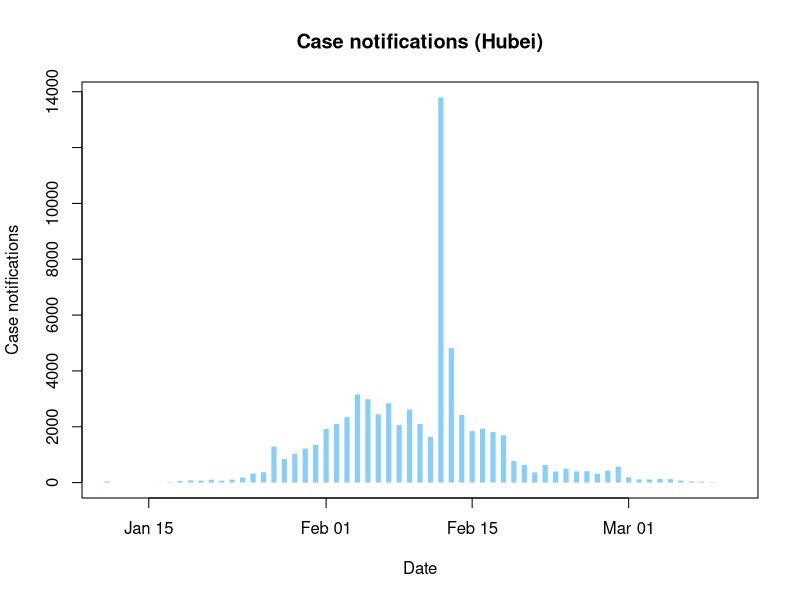
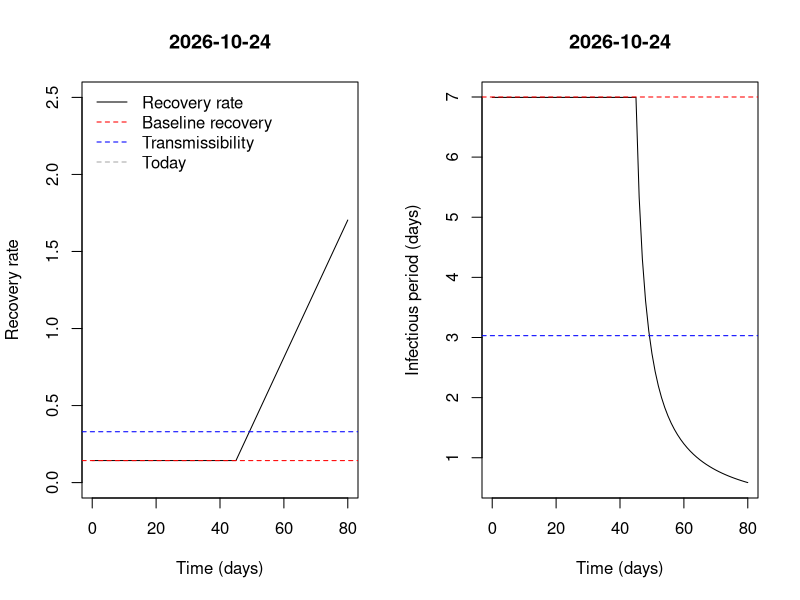
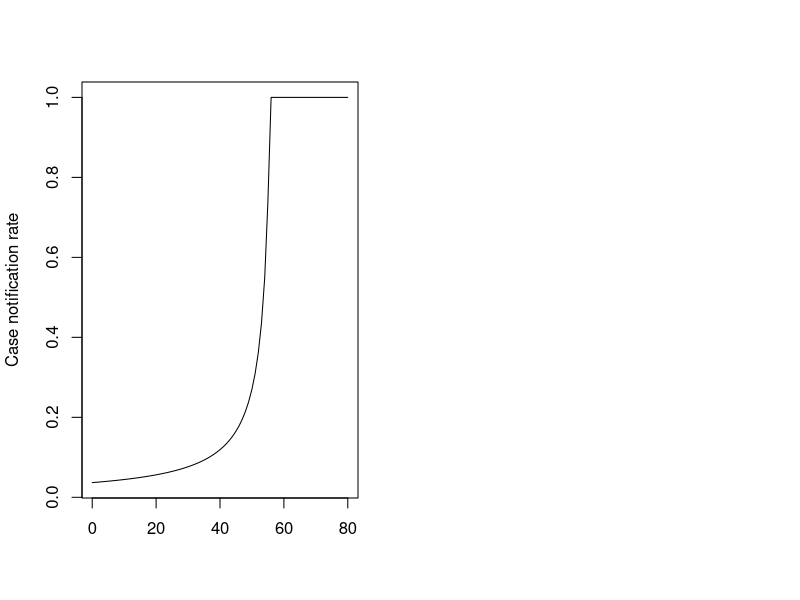

These figures' R source, in order: (Note: a time limit stopped this script after it produced the figures.)


## ----notifications-------------------------------------------------------
today <- Sys.Date()
start <- as.Date('12/01/2019',format='%m/%d/%Y')
today.day <- today - start + 1
#data <- read.csv('china-province-data - cases.csv')
data <- read.csv('china-province-data - wikipedia-cases.csv')
  data[,1] <- as.Date(as.character(data[,1]), format='%m-%d-%Y')
  names(data)[1] <- 'date'


data.province <- data #head(data,-3)
#data.province$date <- as.Date(data.province$Date, format='%m-%d-%Y')
data.province[is.na(data.province)] <- 0
#data.province$total <- rowSums(data.province[,3:35])
data.province$total <- rowSums(data.province[,c(2:32)])
data.province$day <- data.province$date - start + 1  # Day 1 is given by "start"
data.province$cum.cases <- cumsum(data.province$total)

plot(data.province$date, data.province$Hubei, type='h', lwd=5, col='lightskyblue',
     lend='butt', xlab='Date', ylab='Case notifications', main='Case notifications (Hubei)')


## ----onestep-------------------------------------------------------------
onestep <- function (x, params) {  #function to calculate one step of stochastic SIR
  
  S <- x[2]                            #local variable for susceptibles
  
  E1 <- x[3]                           #exposed classes
  E2 <- x[4]
  E3 <- x[5]
  E4 <- x[6]
  E5 <- x[7]
  E6 <- x[8]
  
  I1 <- x[9]                           #detected infectious classes
  I2 <- x[10]
  I3 <- x[11]
  I4 <- x[12]
  
  Iu1 <- x[13]                           #undetected infectious classes
  Iu2 <- x[14]
  Iu3 <- x[15]
  Iu4 <- x[16]
  
  I.detected <-I1+I2+I3+I4
  I.undetected <- Iu1+Iu2+Iu3+Iu4
  I <- I1+I2+I3+I4+Iu1+Iu2+Iu3+Iu4     #total infections
  
  H <- x[17]                           #local variable for hospitalized
  Ru <- x[18]                          #local variable for undetected recovereds
  
  C <- x[19]    # local variable for notifications
 
  N <- S+E1+E2+E3+E4+E5+E6+I1+I2+I3+I4+Iu1+Iu2+Iu3+Iu4+H+Ru          # total size of population
  
  t <- x[20]                          #get current time
  
  
  with(                                #use with to simplify code
       as.list(params), 
       {
         gammai <- 4*gamma(z=z, b=b, a0=a0, t=as.numeric(t))  # multiplier 4 for pseudo stages
         sigmai <- 6*sigma  # multiplier 6 for pseudo stages
         etat <- eta(t)
        # betat <- beta(beta0, t)

         rates <- as.numeric(c(beta0*I.detected/N+beta0*c*I.undetected/N,                           # movements out of S
                    sigmai, sigmai, sigmai, sigmai, sigmai, sigmai,   # movements out of E
                    gammai, gammai, gammai, gammai,                   # movements out of I (detected)
                    b, b, b, b,                                       # movements out of I (undetected)
                    etat))

         states0 <- x[2:(length(x)-1)]
         
         # transition probabilities
         
         p <- matrix(0, nrow=length(rates),ncol=length(states0))                                     # matrix to hold transitions probs
                
         p[1,]  <- c(exp(-rates[1]*dt),1-exp(-rates[1]*dt), 0, 0, 0, 0, 0, 0, 0, 0, 0, 0, 0, 0, 0, 0, 0, 0)   # S-> E
         
         p[2,]  <- c(0, exp(-rates[2]*dt), 1-exp(-rates[2]*dt), 0, 0, 0, 0, 0, 0, 0, 0, 0, 0, 0, 0, 0, 0, 0)    # Transitions out of E
         p[3,]  <- c(0, 0, exp(-rates[3]*dt), 1-exp(-rates[3]*dt), 0, 0, 0, 0, 0, 0, 0, 0, 0, 0, 0, 0, 0, 0)    # Transitions out of E
         p[4,]  <- c(0, 0, 0, exp(-rates[4]*dt), 1-exp(-rates[4]*dt), 0, 0, 0, 0, 0, 0, 0, 0, 0, 0, 0, 0, 0)    # Transitions out of E
         p[5,]  <- c(0, 0, 0, 0, exp(-rates[5]*dt), 1-exp(-rates[5]*dt), 0, 0, 0, 0, 0, 0, 0, 0, 0, 0, 0, 0)    # Transitions out of E
         p[6,]  <- c(0, 0, 0, 0, 0, exp(-rates[6]*dt), 1-exp(-rates[6]*dt), 0, 0, 0, 0, 0, 0, 0, 0, 0, 0, 0)    # Transitions out of E
         p[7,]  <- c(0, 0, 0, 0, 0, 0, exp(-rates[7]*dt), (1-exp(-rates[7]*dt))*q(t,w), 0, 0, 0, (1-exp(-rates[7]*dt))*(1-q(t,w)), 0, 0, 0, 0, 0, 0)    # Transitions out of E
         
         p[8,]  <- c(0, 0, 0, 0, 0, 0, 0, exp(-rates[8]*dt), 1-exp(-rates[8]*dt), 0, 0, 0, 0, 0, 0, 0, 0, 0)    # Transitions out of I (detected)
         p[9,]  <- c(0, 0, 0, 0, 0, 0, 0, 0, exp(-rates[9]*dt), 1-exp(-rates[9]*dt), 0, 0, 0, 0, 0, 0, 0, 0)    # Transitions out of I
         p[10,] <- c(0, 0, 0, 0, 0, 0, 0, 0, 0, exp(-rates[10]*dt), 1-exp(-rates[10]*dt), 0, 0, 0, 0, 0, 0, 0)  # Transitions out of I
         p[11,] <- c(0, 0, 0, 0, 0, 0, 0, 0, 0, 0, exp(-rates[11]*dt), 0, 0, 0, 0, 1-exp(-rates[11]*dt), 0, 0)  # Transitions out of I -> H
         
         p[12,]  <- c(0, 0, 0, 0, 0, 0, 0, 0, 0, 0, 0,  exp(-rates[12]*dt), 1-exp(-rates[12]*dt), 0, 0, 0, 0, 0)    # Transitions out of I (undetected)
         p[13,]  <- c(0, 0, 0, 0, 0, 0, 0, 0, 0, 0, 0, 0,  exp(-rates[13]*dt), 1-exp(-rates[13]*dt), 0, 0, 0, 0)    # Transitions out of I
         p[14,] <- c(0, 0, 0, 0, 0, 0, 0, 0, 0, 0, 0, 0, 0,  exp(-rates[14]*dt), 1-exp(-rates[14]*dt), 0, 0, 0)  # Transitions out of I
         p[15,] <- c(0, 0, 0, 0, 0, 0, 0, 0, 0, 0, 0, 0, 0, 0,  exp(-rates[15]*dt), 0, 1-exp(-rates[15]*dt), 0)  # Transitions out of I -> R_u

          
         p[16,] <- c(0, 0, 0, 0, 0, 0, 0, 0, 0, 0, 0, 0, 0, 0, 0, exp(-rates[16]*dt), 0, 1-exp(-rates[16]*dt))  # Transitions R_d -> to C (notification)

         # update states
         
         states1 <- matrix(0, nrow=length(rates),ncol=length(states0))                                # matrix to hold future states

         for(i in 1:length(rates)){
           states1[i,] <- t(rmultinom(1, states0[i], p[i,])) 
         }
         
         states1 <- colSums(states1)
         states1[17] <- states1[17]+Ru  #add formerly Recovered undetected cases
         states1[18] <- states1[18]+C  #add formerly notified cases
         
         return(x <- c(dt, states1, tail(x,1)+dt))
       }
       )
}


## ----model---------------------------------------------------------------
model <- function (x, params, nstep) {  #function to simulate stochastic SIR
  output <- array(dim=c(nstep+1,length(x)))         #set up array to store results
  colnames(output) <- c("time","S",
                        "E1", "E2", "E3", "E4", "E5", "E6",
                        "I1", "I2", "I3", "I4", "Iu1", "Iu2", "Iu3", "Iu4",
                        "H", "Ru", "C", "cum.time") #name variables
  output[1,] <- x                           #first record of output is initial condition
  for (k in 1:nstep) {                      #iterate for nstep steps
    output[k+1,] <- x <- as.numeric(onestep(x,params))
  }
  output                                    #return output
}


## ----evaluate------------------------------------------------------------
evaluate.model <- function(params=list(beta0=0.657, sigma=1/6.4, z=45, b=0.143, a0=0.0446, w=40, c=1,  dt=0.05),
                                       init = list(S=59002000, E1=0, E2=0, E3=0, E4=0, E5=6, E6=0,
                                                   I1 = 1, I2= 0, I3=0, I4=0, Iu1=0, Iu2=0, Iu3=0, Iu4=0,
                                                   H=0, Ru=0, C=0),
                           nsims=2, nstep=NULL, start=as.Date("2019-12-01"),today=Sys.Date()){
  
  #popn size of Wuhan 11081000
  #popn size of Hubei 59002000
  if(is.null(nstep)) nstep <- (as.numeric(today-start)+1+14)/params$dt #run simulation from start to current time plus two weeks

  xstart <- c(time=0, unlist(init), cum.time = 0) #initial conditions

  data <- vector(mode='list',length=nsims) #initialize list to store the output

  for (k in 1:nsims) {              #simulate nsims times
    data[[k]] <- as.data.frame(model(xstart,params,nstep))
    data[[k]]$cum.time <- cumsum(data[[k]]$time)
    
  }

  return(data)
}


## ----plot-function-------------------------------------------------------
plot.model <- function(data, log='y'){
  
  # process data
  nsims <- length(data)
 
  for(i in 1:nsims) data[[i]]$I <- data[[i]]$I1 + data[[i]]$I2 + data[[i]]$I3 +
      data[[i]]$I4
  for(i in 1:nsims) data[[i]]$Iu <- data[[i]]$Iu1 + data[[i]]$Iu2 + data[[i]]$Iu3 +
      data[[i]]$Iu4
  for(i in 1:nsims) data[[i]]$E <- data[[i]]$E1 + data[[i]]$E2 + data[[i]]$E3 +
      data[[i]]$E4 + data[[i]]$E5 + data[[i]]$E6
  
  max.time<-data[[1]]$cum.time[max(which(data[[1]]$I>0))] #maximum time in first simulation
  max.y<-max(data[[1]]$C)       #find max total confirmed cases for plotting range
  
  # calculate means
  m1 <- m2 <- m3 <- m4 <- m5 <- matrix(nrow=length(data[[1]]$I), ncol=nsims)
  for(i in 1:nsims){
    m1[,i] <- data[[i]]$E
    m2[,i] <- data[[i]]$I+data[[i]]$Iu
   # m3[,i] <- data[[i]]$Iu
    m4[,i] <- data[[i]]$H
    m5[,i] <- data[[i]]$C
  }
  E.mean <- rowMeans(m1)
  I.mean <- rowMeans(m2)
 # Iu.mean <- rowMeans(m3)
  H.mean <- rowMeans(m4)
  C.mean <- rowMeans(m5)
  
  # colors
  E.col <- rgb(0,1,0,.25)
  I.col <- rgb(1,0,0,.25)
  Iu.col <- rgb(0.5, 0.5, 0, 0.25)
  H.col <- rgb(0,0,1,.25)
  C.col <- rgb(0,0,0,.25)
  E.mean.col <- rgb(0,1,0,1)
  I.mean.col <- rgb(1,0,0,1)
  Iu.mean.col <- rgb(0.5,0.5,0,1)
  H.mean.col <- rgb(0,0,1,1)
  C.mean.col <- rgb(0,0,0,1)
  
  #set up plot
  plot(I~cum.time,data=data[[1]],xlab='',ylab='Cases',col=1,
       xlim=c(0,max.time),ylim=c(1,max.y), type='n', lty=1, log=log, axes=FALSE) # set up plot
  
  # add data to plot
  day <- data.province$date - start
  lines(day, cumsum(data.province$Hubei), type='h', col='lightskyblue', lwd=3, lend='butt' )
  
  # plot spaghetti
  lines(E~cum.time,data=data[[1]], col=E.col, lty=1)
  lines(I+Iu~cum.time,data=data[[1]], col=I.col, lty=1)
 # lines(Iu~cum.time,data=data[[1]], col=Iu.col, lty=1)
  lines(H~cum.time,data=data[[1]], col=H.col, lty=1)
  lines(C~cum.time,data=data[[1]], col=C.col, lty=1, lwd=3)

 
  axis(1, at=seq(0,max.time,5), labels=format(start+seq(0,max.time,5), format= '%b %d'))
  axis(2)
  box()

  if(nsims > 1){
  for (k in 2:min(100,nsims)) {              #add multiple epidemics to plot
    lines(E~cum.time, data=data[[k]], col=E.col, type='l', lty=1)
    lines(I+Iu~cum.time, data=data[[k]], col=I.col, type='l', lty=1)
 #   lines(Iu~cum.time, data=data[[k]], col=Iu.col, type='l', lty=1)
    lines(H~cum.time, data=data[[k]], col=H.col, type='l', lty=1)
    lines(C~cum.time, data=data[[k]], col=C.col, type='l', lty=1, lwd=3)
  }
  
  # plot means
  lines(E.mean~cum.time, data=data[[k]], col=E.mean.col, lty=1)
  lines(I.mean~cum.time, data=data[[k]], col=I.mean.col, lty=1)  
#  lines(Iu.mean~cum.time, data=data[[k]], col=Iu.mean.col, lty=1)
  lines(H.mean~cum.time, data=data[[k]], col=H.mean.col, lty=1)
  lines(C.mean~cum.time, data=data[[k]], col=C.mean.col, lty=1)
  }

   legend('topleft', lty=c(1,1,1,1,1,1), lwd=c(1,1,1,1,3,3), bty='n', cex=0.75,
         col=c(E.col, I.col, H.col, C.col, 'lightskyblue'),
         legend=c('Latent cases', 'Infectious cases', 'Hospitalized', 
                  'Cumulative reported cases (Model)', 'Cumulative reported cases (Data)'))
}


## ----plot-function2------------------------------------------------------
plot.model2 <- function(data, log='y'){
  
  # process data
  nsims <- length(data)
 
  for(i in 1:nsims) data[[i]]$I <- data[[i]]$I1 + data[[i]]$I2 + data[[i]]$I3 +
      data[[i]]$I4
  for(i in 1:nsims) data[[i]]$Iu <- data[[i]]$Iu1 + data[[i]]$Iu2 + data[[i]]$Iu3 +
      data[[i]]$Iu4
  for(i in 1:nsims) data[[i]]$E <- data[[i]]$E1 + data[[i]]$E2 + data[[i]]$E3 +
      data[[i]]$E4 + data[[i]]$E5 + data[[i]]$E6
  
  max.time<-data[[1]]$cum.time[max(which(data[[1]]$I>0))] #maximum time in first simulation
  #max.y<-max(data[[1]]$Q)       #find max total confirmed cases for plotting range
  max.y <- max(unlist(lapply(data, FUN=function(x) max(x$C))))
  
  # calculate means
  m1 <- m2 <- m3 <- m4 <- m5 <- matrix(nrow=length(data[[1]]$I), ncol=nsims)
  for(i in 1:nsims){
    m1[,i] <- data[[i]]$E
    m2[,i] <- data[[i]]$I
    m3[,i] <- data[[i]]$Iu
    m4[,i] <- data[[i]]$H
    m5[,i] <- data[[i]]$C
  }
  
  observed <- m5
  unobserved <- m1 + m2 + m3 + m4
  
  obs.mean <- rowMeans(observed)
  unobs.mean <- rowMeans(unobserved)
  cum.time <- data[[1]]$cum.time
  
  # colors
  E.col <- rgb(0,1,0,.25)
  I.col <- rgb(1,0,0,.25)
  Iu.col <- rgb(0.5, 0.5, 0, 0.25)
  H.col <- rgb(0,0,1,.25)
  C.col <- rgb(0,0,0,.25)
  E.mean.col <- rgb(0,1,0,1)
  I.mean.col <- rgb(1,0,0,1)
  Iu.mean.col <- rgb(0.5,0.5,0,1)
  H.mean.col <- rgb(0,0,1,1)
  C.mean.col <- rgb(0,0,0,1)
  
  #set up plot
  plot(obs.mean~cum.time, xlab='',ylab='Cases',col=1,
       xlim=c(0,max.time),ylim=c(1,max.y), type='n', lty=1, log=log, axes=FALSE) # set up plot
  
  # add data to plot
  day <- data.province$date - start
  lines(day, cumsum(data.province$Hubei), type='h', col='lightskyblue', lwd=3, lend='butt' )
  
  # plot spaghetti
  lines(unobserved[,1]~cum.time, col=E.col, lty=1)
  lines(observed[,1]~cum.time, col=C.col, lty=1, lwd=1)
 
  axis(1, at=seq(0,max.time,5), labels=format(start+seq(0,max.time,5), format= '%b %d'))
  axis(2)
  box()

  if(nsims > 1){
  for (k in 2:min(100,nsims)) {              #add multiple epidemics to plot
    lines(unobserved[,k]~cum.time,  col=E.col, type='l', lty=1)
    lines(observed[,k]~cum.time, col=C.col, type='l', lty=1, lwd=1)
  }
  
  # plot means
  lines(unobs.mean~cum.time, col=E.mean.col, lty=1)
  lines(obs.mean~cum.time, col=C.mean.col, lty=1)
  }

   legend('topleft', lty=c(1,1,1), lwd=c(1,1,3), bty='n', cex=0.75,
         col=c(E.col, C.col, 'lightskyblue'),
         legend=c('Unobserved cases', 'Cumulative reported cases (Model)', 'Cumulative reported cases (Data)'))
}


## ----plot-summary--------------------------------------------------------
plot.summary <- function(data){
   # process data
  nsims <- length(data)
 
  for(i in 1:nsims) data[[i]]$I <- data[[i]]$I1 + data[[i]]$I2 + data[[i]]$I3 +
      data[[i]]$I4
  for(i in 1:nsims) data[[i]]$Iu <- data[[i]]$Iu1 + data[[i]]$Iu2 + data[[i]]$Iu3 +
      data[[i]]$Iu4
  for(i in 1:nsims) data[[i]]$E <- data[[i]]$E1 + data[[i]]$E2 + data[[i]]$E3 +
      data[[i]]$E4 + data[[i]]$E5 + data[[i]]$E6
  
  max.time<-data[[1]]$cum.time[max(which(data[[1]]$I>0))] #maximum time in first simulation
  max.y<-max(data[[1]]$I)       #find max total confirmed cases for plotting range
  
  # calculate means
  m1 <- m2 <- m3 <- m4 <- m5 <- matrix(nrow=length(data[[1]]$I), ncol=nsims)
  for(i in 1:nsims){
    m1[,i] <- data[[i]]$E
    m2[,i] <- data[[i]]$I
    m3[,i] <- data[[i]]$Iu
    m4[,i] <- data[[i]]$H
    m5[,i] <- data[[i]]$C
  }
  E.mean <- rowMeans(m1)
  I.mean <- rowMeans(m2)
  Iu.mean <- rowMeans(m3)
  H.mean <- rowMeans(m4)
  C.mean <- rowMeans(m5)
  
  # colors
  E.col <- rgb(0,1,0,.25)
  I.col <- rgb(1,0,0,.25)
  Iu.col <- rgb(0.5, 0.5, 0, 0.25)
  H.col <- rgb(0,0,1,.25)
  C.col <- rgb(0,0,0,.25)
  E.mean.col <- rgb(0,1,0,1)
  I.mean.col <- rgb(1,0,0,1)
  Iu.mean.col <- rgb(0.5,0.5,0,1)
  H.mean.col <- rgb(0,0,1,1)
  C.mean.col <- rgb(0,0,0,1)
  
  #set up plot
  j <- max(which(data[[1]]$time < today.day))
  
  h1 <- hist(log10(m1[j,]+m2[j,]+m3[j,]+m4[j,]), plot=FALSE)  # total unnotifed cases in the community is E+I+Iu+H
  h2 <- hist(log10(m5[j,]), plot=FALSE)         # total case notifications
  
  xlim <- c(floor(min(c(h1$mids, h2$mids))),ceiling(max(c(h1$mids, h2$mids))))
  ylim <- c(0, ceiling(max(c(h1$density, h2$density))))
  
  plot(xlim, ylim, type='n', axes=FALSE, xlab='Outbreak size', ylab='Probability density', main=paste('Total observed and unobserved cases as of', today))
  lines(h1$mids, h1$density, type='l', lwd=3, lend='butt', col=rgb(0.5,0.5,0, 0.5))
  lines(h2$mids, h2$density, type='l', lwd=3, lend='butt', col=C.col)
  legend('topleft', lty=1, col = c(rgb(0.5,0.5,0, 0.5), C.col), legend=c('Unobserved cases', 'Case notifications'), bty='n')
  axis(1, seq(min(xlim), max(xlim), by=1), labels=formatC(10^seq(min(xlim), max(xlim), by=1), format='d', big.mark=","))
  box()
}



## ----gamma---------------------------------------------------------------
gamma <- function(z = 45, b=0.143, a0=0.0446, t){
  # linear function
  # default parameters z = 50, b=1/7, a0=0.3 from Paige Miller analysis; revised 2/1/20 based on updated analysis
  #    z: time at start of intervention (notionally Jan 19, 50 days after notional start on Dec 1 and the date of expanded testing in Wuhan)
  #    b: intercept (positive)
  #    a0: slope parameter (units of days, positive) -- original analysis had set to 0.03, but this doesn't seem fast enough
  #    t: time in the model
  
  gamma <- ifelse(t<=z, gamma <- b, gamma <- b + a0*(t-z))
  return(gamma)
}


## ----recovery-rate-plot--------------------------------------------------
t <- seq(0, 80)
g <- gamma(t=t)
par(mfrow=c(1,2))
plot(t,g, type='l', xlab='Time (days)', ylab='Recovery rate', ylim=c(0,2.5), main=today)
abline(h=1/7, lty=2, col='red')
abline(h=0.33, lty=2, col='blue')
abline(v=today.day, lty=2, col='darkgrey')
legend('topleft', col=c('black','red','blue','darkgrey'), lty=c(1,2,2,2), bty='n',
       legend=c('Recovery rate','Baseline recovery','Transmissibility','Today'))
plot(t, 1/g, type='l', xlab='Time (days)', ylab='Infectious period (days)', main=today)
abline(h=7, lty=2, col='red')
abline(h=1/0.33, lty=2, col='blue')
abline(v=today.day, lty=2, col='darkgrey')


## ----eta-----------------------------------------------------------------
eta <- function(t) ifelse(t<=55,1/(-0.47*t+27.2),1)
plot(t, eta(t), type='l', xlab='', ylab='Case notification rate')
abline(v=today.day, lty=2, col='darkgrey')
text(today.day, 0.8, labels = paste('Today:',today), pos=4, col='darkgrey', cex=0.8)


## ----q-function----------------------------------------------------------
fever.clinic <- as.Date('2020-01-09')
w <- fever.clinic-start+1
q <- function(t, w=40, q0=0.11, q1=0.98) ifelse(t<=w,q0,q1)


## ----sim1----------------------------------------------------------------
start <- as.Date('12/01/2019',format='%m/%d/%Y')
set.seed(1292020)                #set seed
out1 <- evaluate.model(init = list(S=59002000,
                                 E1=0, E2=0, E3=0, E4=0, E5=0, E6=0,
                                 I1=1, I2=0, I3=0, I4=0, Iu1=0, Iu2=0, Iu3=0, Iu4=0, 
                                 R=0, Ru=0, Q=0),
                     nsims=25, nstep=NULL, start=start)
plot.model(out1, log='y')
plot.model2(out1, log='y')
#plot.summary(out1)


## ----sim2----------------------------------------------------------------
start <- as.Date('11/15/2019',format='%m/%d/%Y')
set.seed(1292020)                #set seed
out2 <- evaluate.model(params=list(beta0=0.657, sigma=1/6.4, z=56, b=0.143, a0=0.0446, w=56, c=1, dt=0.05),
                       init = list(S=59002000,
                                 E1=0, E2=0, E3=0, E4=0, E5=0, E6=0,
                                 I1=1, I2=0, I3=0, I4=0, Iu1=0, Iu2=0, Iu3=0, Iu4=0, 
                                 R=0, Ru=0, Q=0),
                     nsims=25, nstep=NULL, start=start, today=today)
plot.model2(out2)
#plot.summary(out3)


## ----sim3----------------------------------------------------------------
start <- as.Date('12/15/2019',format='%m/%d/%Y')
set.seed(1252020)                #set seed
out3 <- evaluate.model(params=list(beta0=0.657, sigma=1/6.4, z=30, b=0.143, a0=0.0446, w=26, c=1, dt=0.05),
                       init = list(S=59002000,
                                 E1=5, E2=5, E3=5, E4=5, E5=5, E6=5,
                                 I1=1, I2=0, I3=0, I4=0, Iu1=0, Iu2=0, Iu3=0, Iu4=0, 
                                 R=0, Ru=0, Q=0),
                     nsims=25, nstep=NULL, start=start, today=today)
plot.model2(out3)


## ----sim4----------------------------------------------------------------
start <- as.Date('12/01/2019',format='%m/%d/%Y')
set.seed(1252020)                #set seed
out4 <- evaluate.model(params=list(beta0=0.657, sigma=1/6.4, z=3000, b=0.143, a0=0.0446, w=40, c=1, dt=0.05),
                       init = list(S=59002000,
                                 E1=0, E2=0, E3=0, E4=0, E5=0, E6=0,
                                 I1=1, I2=0, I3=0, I4=0, Iu1=0, Iu2=0, Iu3=0, Iu4=0, 
                                 R=0, Ru=0, Q=0),
                     nsims=25, nstep=NULL, start=start, today=today)
plot.model2(out4)


## ----sim5----------------------------------------------------------------
start <- as.Date('12/01/2019',format='%m/%d/%Y')
set.seed(1292020)                #set seed
out5 <- evaluate.model(params=list(beta0=0.657, sigma=1/6.4, z=45, b=0.143, a0=0.0446, w=40, c=0.52,  dt=0.05), init = list(S=59002000,
                                 E1=0, E2=0, E3=0, E4=0, E5=0, E6=0,
                                 I1=1, I2=0, I3=0, I4=0, Iu1=0, Iu2=0, Iu3=0, Iu4=0, 
                                 R=0, Ru=0, Q=0),
                     nsims=25, nstep=NULL, start=start)
#plot.model(out5, log='y')
plot.model2(out5, log='y')


## ----onestep2------------------------------------------------------------
#this version of the model allows latent infections to transmit
onestep <- function (x, params) {  #function to calculate one step of stochastic SIR
  
  S <- x[2]                            #local variable for susceptibles
  
  E1 <- x[3]                           #exposed classes
  E2 <- x[4]
  E3 <- x[5]
  E4 <- x[6]
  E5 <- x[7]
  E6 <- x[8]
  
  E <- E1+E2+E3+E4+E5+E6
  
  I1 <- x[9]                           #detected infectious classes
  I2 <- x[10]
  I3 <- x[11]
  I4 <- x[12]
  
  Iu1 <- x[13]                           #undetected infectious classes
  Iu2 <- x[14]
  Iu3 <- x[15]
  Iu4 <- x[16]
  
  I.detected <-I1+I2+I3+I4
  I.undetected <- Iu1+Iu2+Iu3+Iu4
  I <- I1+I2+I3+I4+Iu1+Iu2+Iu3+Iu4     #total infections
  
  H <- x[17]                           #local variable for hospitalized
  Ru <- x[18]                          #local variable for undetected recovereds
  
  C <- x[19]    # local variable for notifications
 
  N <- S+E1+E2+E3+E4+E5+E6+I1+I2+I3+I4+Iu1+Iu2+Iu3+Iu4+H+Ru          # total size of population
  
  t <- x[20]                          #get current time
  
  
  with(                                #use with to simplify code
       as.list(params), 
       {
         gammai <- 4*gamma(z=z, b=b, a0=a0, t=as.numeric(t))  # multiplier 4 for pseudo stages
         sigmai <- 6*sigma  # multiplier 6 for pseudo stages
         etat <- eta(t)
        # betat <- beta(beta0, t)

         rates <- as.numeric(c(beta0*I.detected/N+beta0*c*I.undetected/N+beta0*c*E/N,                           # movements out of S
                    sigmai, sigmai, sigmai, sigmai, sigmai, sigmai,   # movements out of E
                    gammai, gammai, gammai, gammai,                   # movements out of I (detected)
                    b, b, b, b,                                       # movements out of I (undetected)
                    etat))

         states0 <- x[2:(length(x)-1)]
         
         # transition probabilities
         
         p <- matrix(0, nrow=length(rates),ncol=length(states0))                                     # matrix to hold transitions probs
                
         p[1,]  <- c(exp(-rates[1]*dt),1-exp(-rates[1]*dt), 0, 0, 0, 0, 0, 0, 0, 0, 0, 0, 0, 0, 0, 0, 0, 0)   # S-> E
         
         p[2,]  <- c(0, exp(-rates[2]*dt), 1-exp(-rates[2]*dt), 0, 0, 0, 0, 0, 0, 0, 0, 0, 0, 0, 0, 0, 0, 0)    # Transitions out of E
         p[3,]  <- c(0, 0, exp(-rates[3]*dt), 1-exp(-rates[3]*dt), 0, 0, 0, 0, 0, 0, 0, 0, 0, 0, 0, 0, 0, 0)    # Transitions out of E
         p[4,]  <- c(0, 0, 0, exp(-rates[4]*dt), 1-exp(-rates[4]*dt), 0, 0, 0, 0, 0, 0, 0, 0, 0, 0, 0, 0, 0)    # Transitions out of E
         p[5,]  <- c(0, 0, 0, 0, exp(-rates[5]*dt), 1-exp(-rates[5]*dt), 0, 0, 0, 0, 0, 0, 0, 0, 0, 0, 0, 0)    # Transitions out of E
         p[6,]  <- c(0, 0, 0, 0, 0, exp(-rates[6]*dt), 1-exp(-rates[6]*dt), 0, 0, 0, 0, 0, 0, 0, 0, 0, 0, 0)    # Transitions out of E
         p[7,]  <- c(0, 0, 0, 0, 0, 0, exp(-rates[7]*dt), (1-exp(-rates[7]*dt))*q(t,w), 0, 0, 0, (1-exp(-rates[7]*dt))*(1-q(t,w)), 0, 0, 0, 0, 0, 0)    # Transitions out of E
         
         p[8,]  <- c(0, 0, 0, 0, 0, 0, 0, exp(-rates[8]*dt), 1-exp(-rates[8]*dt), 0, 0, 0, 0, 0, 0, 0, 0, 0)    # Transitions out of I (detected)
         p[9,]  <- c(0, 0, 0, 0, 0, 0, 0, 0, exp(-rates[9]*dt), 1-exp(-rates[9]*dt), 0, 0, 0, 0, 0, 0, 0, 0)    # Transitions out of I
         p[10,] <- c(0, 0, 0, 0, 0, 0, 0, 0, 0, exp(-rates[10]*dt), 1-exp(-rates[10]*dt), 0, 0, 0, 0, 0, 0, 0)  # Transitions out of I
         p[11,] <- c(0, 0, 0, 0, 0, 0, 0, 0, 0, 0, exp(-rates[11]*dt), 0, 0, 0, 0, 1-exp(-rates[11]*dt), 0, 0)  # Transitions out of I -> H
         
         p[12,]  <- c(0, 0, 0, 0, 0, 0, 0, 0, 0, 0, 0,  exp(-rates[12]*dt), 1-exp(-rates[12]*dt), 0, 0, 0, 0, 0)    # Transitions out of I (undetected)
         p[13,]  <- c(0, 0, 0, 0, 0, 0, 0, 0, 0, 0, 0, 0,  exp(-rates[13]*dt), 1-exp(-rates[13]*dt), 0, 0, 0, 0)    # Transitions out of I
         p[14,] <- c(0, 0, 0, 0, 0, 0, 0, 0, 0, 0, 0, 0, 0,  exp(-rates[14]*dt), 1-exp(-rates[14]*dt), 0, 0, 0)  # Transitions out of I
         p[15,] <- c(0, 0, 0, 0, 0, 0, 0, 0, 0, 0, 0, 0, 0, 0,  exp(-rates[15]*dt), 0, 1-exp(-rates[15]*dt), 0)  # Transitions out of I -> R_u

          
         p[16,] <- c(0, 0, 0, 0, 0, 0, 0, 0, 0, 0, 0, 0, 0, 0, 0, exp(-rates[16]*dt), 0, 1-exp(-rates[16]*dt))  # Transitions R_d -> to C (notification)

         # update states
         
         states1 <- matrix(0, nrow=length(rates),ncol=length(states0))                                # matrix to hold future states

         for(i in 1:length(rates)){
           states1[i,] <- t(rmultinom(1, states0[i], p[i,])) 
         }
         
         states1 <- colSums(states1)
         states1[17] <- states1[17]+Ru  #add formerly Recovered undetected cases
         states1[18] <- states1[18]+C  #add formerly notified cases
         
         return(x <- c(dt, states1, tail(x,1)+dt))
       }
       )
}


## ----sim6----------------------------------------------------------------
start <- as.Date('12/01/2019',format='%m/%d/%Y')
set.seed(1292020)                #set seed
out6 <- evaluate.model(init = list(S=59002000,
                                 E1=0, E2=0, E3=0, E4=0, E5=0, E6=0,
                                 I1=1, I2=0, I3=0, I4=0, Iu1=0, Iu2=0, Iu3=0, Iu4=0, 
                                 R=0, Ru=0, Q=0),
                     nsims=25, nstep=NULL, start=start)
#plot.model(out5, log='y')
plot.model2(out6, log='y')
